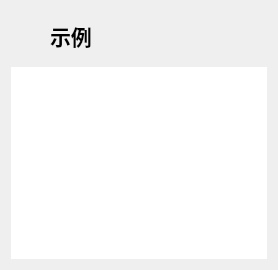
              <widget class="QWidget" name="page_3">
               <layout class="QVBoxLayout" name="verticalLayout_5">
                <item>
                 <widget class="QWidget" name="widget_3" native="true">
                  <layout class="QHBoxLayout" name="horizontalLayout_5" stretch="1,8,1,1">
                   <item>
                    <widget class="QToolButton" name="returnButton">
                     <property name="sizePolicy">
                      <sizepolicy hsizetype="Preferred" vsizetype="Preferred">
                       <horstretch>0</horstretch>
                       <verstretch>0</verstretch>
                      </sizepolicy>
                     </property>
                     <property name="font">
                      <font>
                       <pointsize>9</pointsize>
                      </font>
                     </property>
                     <property name="styleSheet">
                      <string notr="true">QToolButton:hover{
	background-color: rgb(255, 0, 0);
	border-radius: 10px;
}</string>
                     </property>
                     <property name="text">
                      <string/>
                     </property>
                     <property name="icon">
                      <iconset resource="res.qrc">
                       <normaloff>:/resource/last.png</normaloff>:/resource/last.png</iconset>
                     </property>
                     <property name="autoRaise">
                      <bool>true</bool>
                     </property>
                    </widget>
                   </item>
                   <item>
                    <widget class="QLabel" name="label_4">
                     <property name="font">
                      <font>
                       <family>楷体</family>
                       <pointsize>16</pointsize>
                       <weight>75</weight>
                       <bold>true</bold>
                      </font>
                     </property>
                     <property name="text">
                      <string>示例</string>
                     </property>
                    </widget>
                   </item>
                   <item>
                    <widget class="QToolButton" name="returnButton_2">
                     <property name="sizePolicy">
                      <sizepolicy hsizetype="Preferred" vsizetype="Preferred">
                       <horstretch>0</horstretch>
                       <verstretch>0</verstretch>
                      </sizepolicy>
                     </property>
                     <property name="font">
                      <font>
                       <pointsize>9</pointsize>
                      </font>
                     </property>
                     <property name="styleSheet">
                      <string notr="true">QToolButton:hover{
	background-color: rgb(0, 200, 255);
	border-radius: 10px;
}</string>
                     </property>
                     <property name="text">
                      <string/>
                     </property>
                     <property name="icon">
                      <iconset resource="res.qrc">
                       <normaloff>:/resource/save.png</normaloff>:/resource/save.png</iconset>
                     </property>
                     <property name="autoRaise">
                      <bool>true</bool>
                     </property>
                    </widget>
                   </item>
                   <item>
                    <widget class="QToolButton" name="putoutButton">
                     <property name="sizePolicy">
                      <sizepolicy hsizetype="Preferred" vsizetype="Preferred">
                       <horstretch>0</horstretch>
                       <verstretch>0</verstretch>
                      </sizepolicy>
                     </property>
                     <property name="styleSheet">
                      <string notr="true">QToolButton:hover{
	background-color: rgb(100, 255, 100);
	border-radius: 10px;
}</string>
                     </property>
                     <property name="text">
                      <string/>
                     </property>
                     <property name="icon">
                      <iconset resource="res.qrc">
                       <normaloff>:/resource/putout.png</normaloff>:/resource/putout.png</iconset>
                     </property>
                     <property name="autoRaise">
                      <bool>true</bool>
                     </property>
                    </widget>
                   </item>
                  </layout>
                 </widget>
                </item>
                <item>
                 <widget class="QTextEdit" name="textEdit">
                  <property name="styleSheet">
                   <string notr="true">border-radius:10px;
font: 12pt &quot;楷体&quot;;</string>
                  </property>
                  <property name="html">
                   <string>&lt;!DOCTYPE HTML PUBLIC &quot;-//W3C//DTD HTML 4.0//EN&quot; &quot;http://www.w3.org/TR/REC-html40/strict.dtd&quot;&gt;
&lt;html&gt;&lt;head&gt;&lt;meta name=&quot;qrichtext&quot; content=&quot;1&quot; /&gt;&lt;style type=&quot;text/css&quot;&gt;
p, li { white-space: pre-wrap; }
&lt;/style&gt;&lt;/head&gt;&lt;body style=&quot; font-family:'楷体'; font-size:12pt; font-weight:400; font-style:normal;&quot;&gt;
&lt;p style=&quot;-qt-paragraph-type:empty; margin-top:0px; margin-bottom:0px; margin-left:0px; margin-right:0px; -qt-block-indent:0; text-indent:0px;&quot;&gt;&lt;br /&gt;&lt;/p&gt;&lt;/body&gt;&lt;/html&gt;</string>
                  </property>
                 </widget>
                </item>
               </layout>
              </widget>
